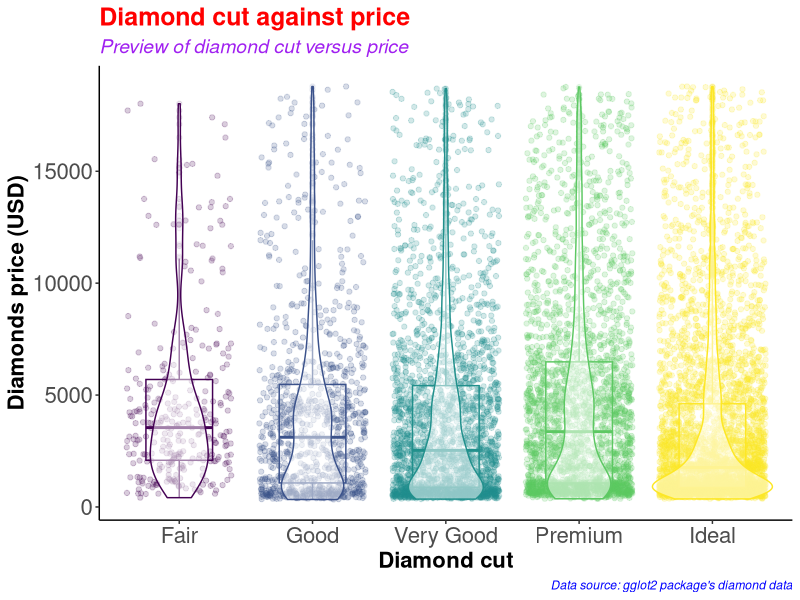
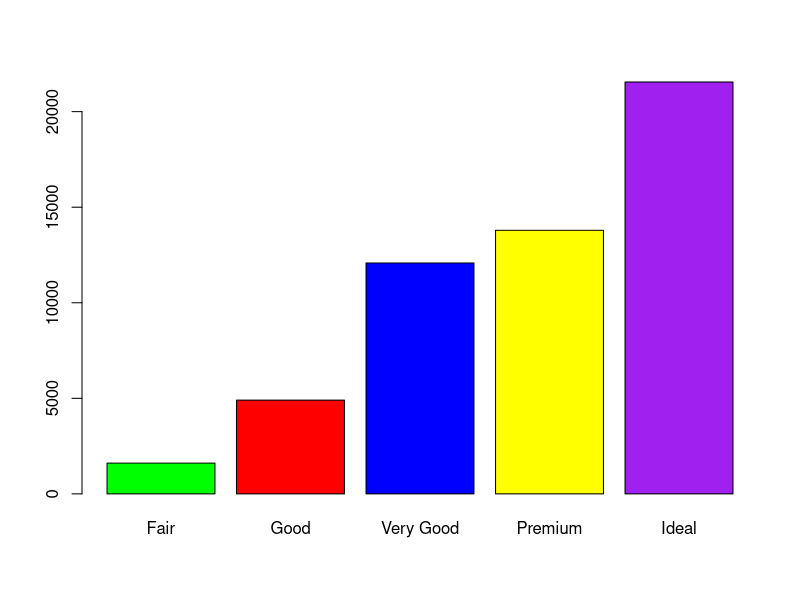
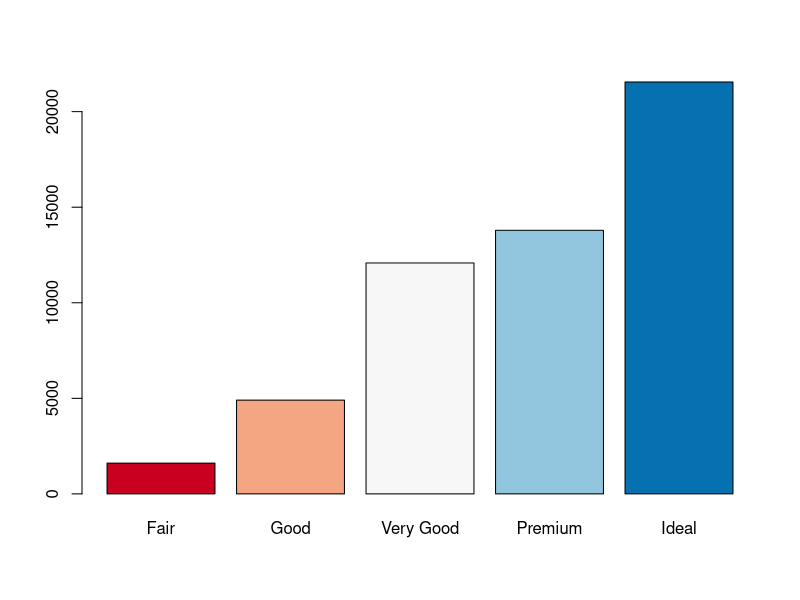
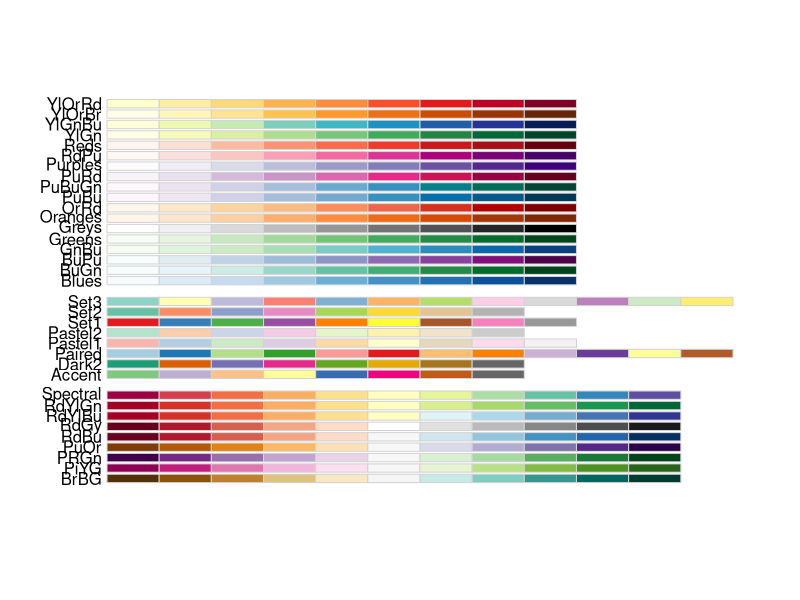
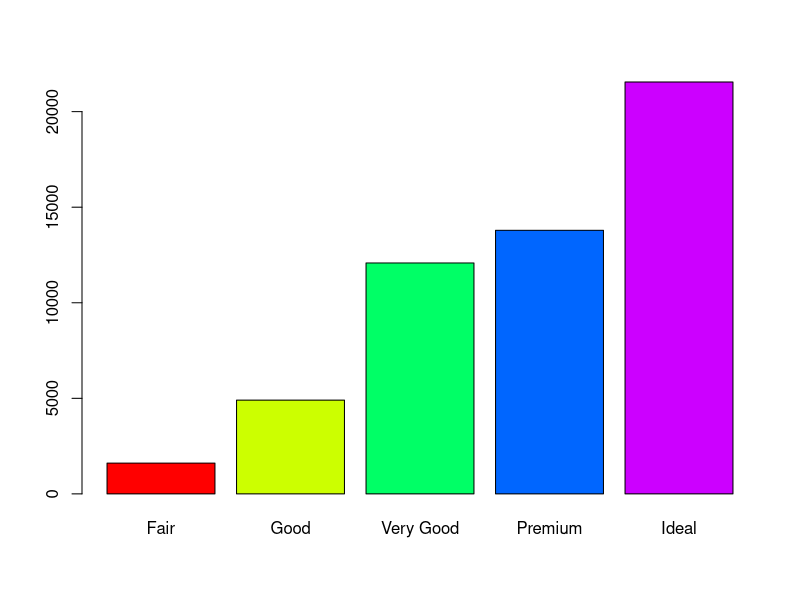
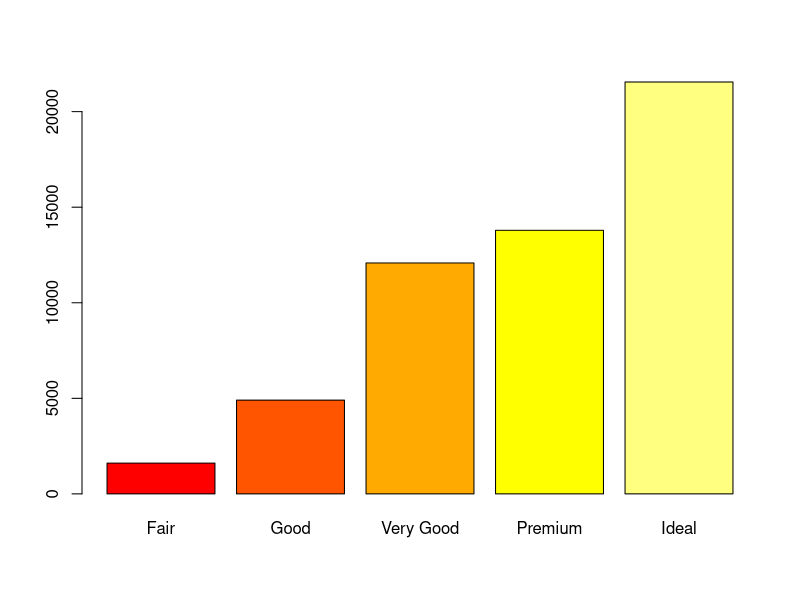
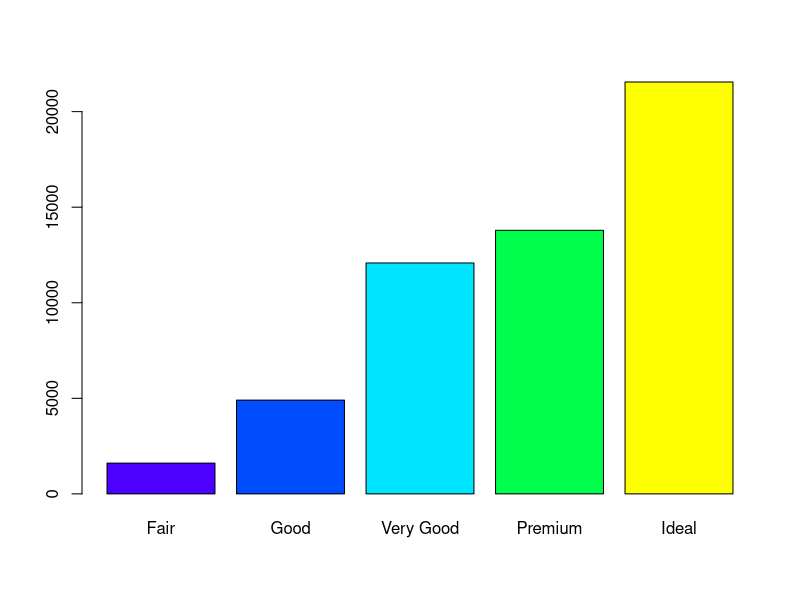
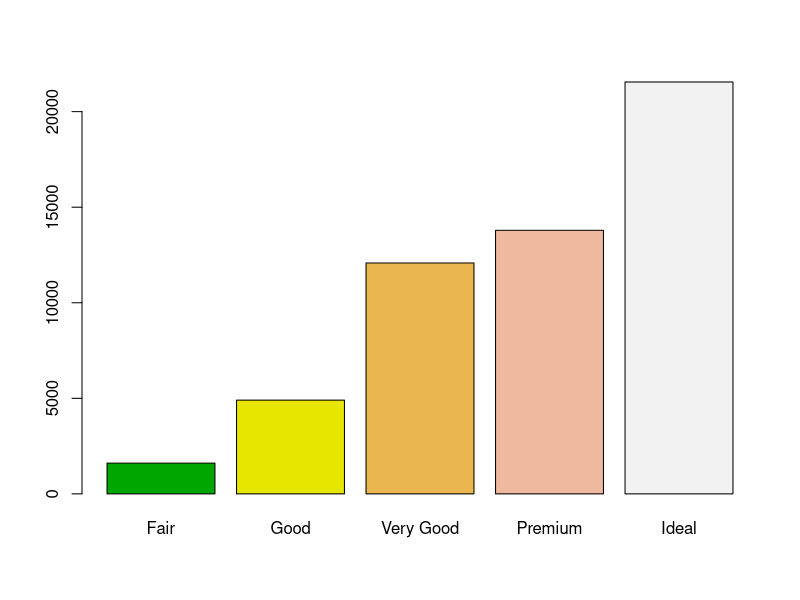

Write the R code that produced these figures, in order.
#########################################
# Name: Wyclife Agumba Oluoch           #   
# E-mail: wyclifeoluoch@gmail.com       #
# GitHub: https://github.com/Wycology   #
# Task: Boxplot and violin plots in one #
# Date: 4th Jan 2021                    #
# Last edited: 7th Sept 2021            #
#########################################

# Loading the necessary libraries for the project

base::library(tidyverse) # This is for data wrangling and plotting.
base::library(RColorBrewer) # This is for generating color pallets for the plots.

diamonds_df <- diamonds # Saving the diamonds data-set to a new object in R.

utils::head(diamonds) # Checking the variables in the data-set for subsequent analyses
base::nrow(diamonds) # Checking for the number of rows in the data. 53940 observations
base::ncol(diamonds) # Checking the number of variables in the data-set. 10 variables

diamonds_df %>% # Picking the diamonds data, and then
  dplyr::slice_sample(n = 0.2*(nrow(diamonds))) %>% # Picking a portion of the data-set
  ggplot2::ggplot(ggplot2::aes(x = cut, y = price, color = cut)) + # Adding the mapping variables
  ggplot2::geom_point(position = "jitter", alpha = 0.2) + # Adding jitter and alpha
  ggplot2::geom_boxplot(alpha = 0.1, width = 0.5) + # Modifying dimensions of the boxplot 
  ggplot2::geom_violin(alpha = 0.5) + # Adding violin plot on top of the box and jitter
  ggplot2::theme_classic() + # Adding my preferred theme for publication.
  ggplot2::theme(legend.position = "none") + # Removing the legend; it is on the x-axis
  ggplot2::labs(x = "Diamond cut", # Labels the x-axis.
       y = "Diamonds price (USD)", # Labeling the y-axis
       title = "Diamond cut against price", # Setting tibble of the plot
       subtitle = "Preview of diamond cut versus price", # Descriptive title beneath TITLE
       caption = "Data source: gglot2 package's diamond data") +
  ggplot2::theme(axis.text = ggplot2::element_text(size=16), # Size of labels on tick-marks
        axis.title = ggplot2::element_text(size=16,face="bold")) + # Size of axis labels
  ggplot2::theme(plot.title = ggplot2::element_text(color = 'red', size = 18, face = 'bold'),
        plot.subtitle = ggplot2::element_text(color = 'purple', size = 14, face = 'italic'),
        plot.caption = ggplot2::element_text(color = 'blue', face = 'italic'))

diamonds %>% # Picking the diamonds data, and then
  dplyr::filter(cut == 'Very Good') %>% # Picking the very good cut 
  base::nrow() # counting the number of rows with very good cut

diamonds %>% 
  dplyr::select(cut) %>% 
  base::table() %>% 
  graphics::barplot(col = c('green', 'red', 'blue', 'yellow', 'purple'))

# Instead of specifying the colors, we can simply use the color brewer panel 

diamonds %>% 
  dplyr::select(cut) %>% 
  base::table() %>% 
  graphics::barplot(col = RColorBrewer::brewer.pal(n = 5, name = "RdBu"))
# To display more brewer colors options to use, run the following function:

RColorBrewer::display.brewer.all()

# Can also use rainbow colors

diamonds %>% 
  dplyr::select(cut) %>% 
  base::table() %>% 
  graphics::barplot(col = grDevices::rainbow(5))

# Can also use heat.colors
diamonds %>% 
  dplyr::select(cut) %>% 
  base::table() %>% 
  graphics::barplot(col = grDevices::heat.colors(5))

# Can also use topographic colors

diamonds %>% 
  dplyr::select(cut) %>% 
  base::table() %>% 
  graphics::barplot(col = grDevices::topo.colors(5))

# Can also use terrain colors for the plot
diamonds %>% 
  dplyr::select(cut) %>% 
  base::table() %>% 
  graphics::barplot(col = grDevices::terrain.colors(5))

# Can also use cm.colors
diamonds %>% 
  dplyr::select(cut) %>% 
  base::table() %>% 
  graphics::barplot(col = grDevices::cm.colors(5)) 

# That is awesome. Good for the day.
